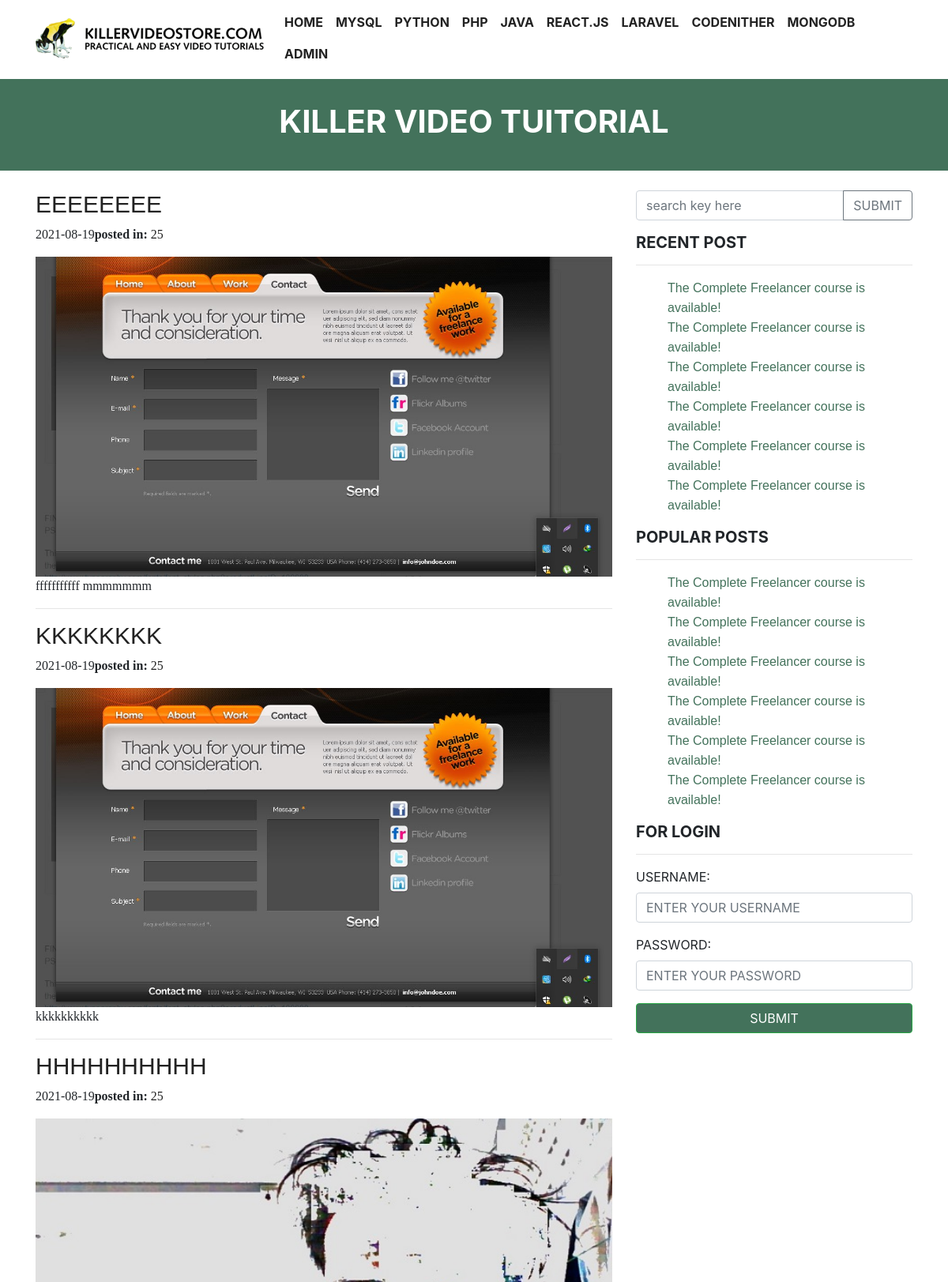
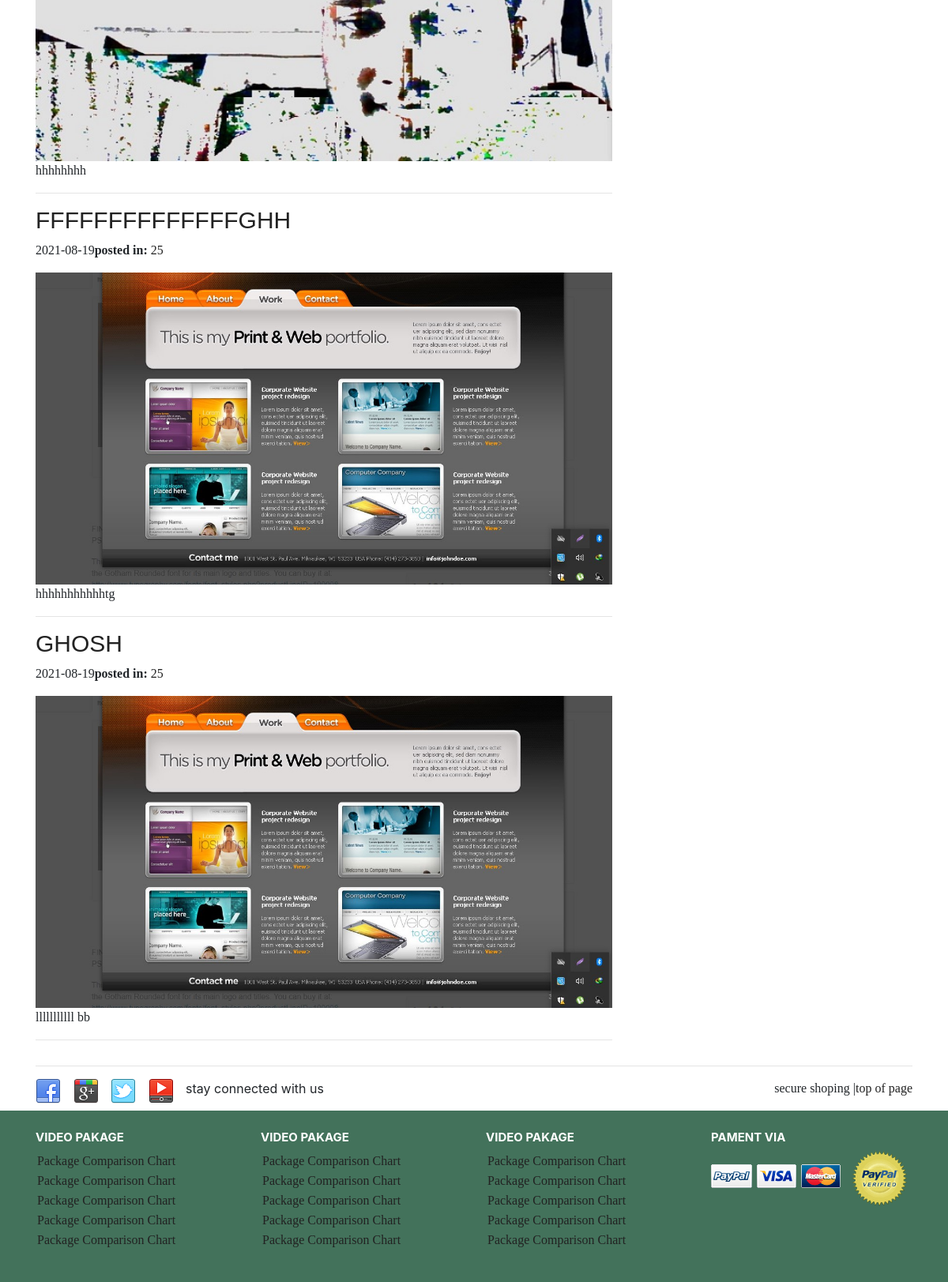
Screenshot of /cms3/nav_posts.php?n_posts=25 with the database file from the repository (2 pictures, top to bottom).
### tables this page shows
CREATE TABLE `nav_items` (
  `nav_item_id` int(3) NOT NULL,
  `nav_item_title` varchar(255) NOT NULL
);

CREATE TABLE `posts` (
  `post_id` int(3) NOT NULL,
  `post_title` varchar(255) NOT NULL,
  `post_date` date NOT NULL,
  `post_category` int(3) NOT NULL,
  `post_image` text NOT NULL,
  `post_content` text NOT NULL,
  `post_status` varchar(255) NOT NULL,
  `post_tags` varchar(255) NOT NULL
);

### cms3/nav_posts.php (the view, shortened to what this page needs)
<?php include("includes/header.php"); ?>
  <?php include("includes/navbar.php"); ?>
  <div id="intro">
    <div class="container">
      <div class="row">
        <div class="col-md-6 m-auto">
          <h1 class="text-center">killer video tuitorial</h1>
        </div>
      </div>
    </div>
    </div>
  <div id="post-section">
    <div class="container">
      <div class="row">
        <div class="col-md-8">
          <?php
          if(isset($_GET['n_posts'])){
           $n_posts_id = $_GET['n_posts'];
          $post_query = "SELECT * FROM posts WHERE post_category = $n_posts_id";
          $post_query_run = mysqli_query($con, $post_query);
          while ($post_query_row = mysqli_fetch_assoc($post_query_run)) {
                $post_id = $post_query_row['post_id'];
                $post_title = $post_query_row['post_title'];
                $post_date = $post_query_row['post_date'];
                $post_category = $post_query_row['post_category'];
                $post_image = $post_query_row['post_image'];
                $post_content = $post_query_row['post_content'];
           ?>
          <div class="post">
            <h1><a href="post.php?single_p_id=<?php echo $post_id; ?>"><?php echo $post_title; ?></a></h1>
                <p><?php echo $post_date; ?><span>posted in:</span> <a href=""><?php echo $post_category; ?></a></p>
                <div class="link-image">
                  <a href=""><img width="100%"  src="img/<?php echo $post_image; ?>" alt=""></a>
                </div>
            <div class="post-details">
              <p><?php echo $post_content; ?></p>
            </div>
            <hr>
          </div>
        <?php }} ?>
        </div>
        <?php include("includes/sidebar.php"); ?>
      </div>
    </div>
  </div>
<?php include("includes/footer.php"); ?>

### cms3/includes/navbar.php (shortened to what this page needs)
<div id="tbar">
    <div class="container">
      <div class="row">
        <div class="col-md-8">
          <?php
          $nav_item_query = "SELECT * FROM nav_items";
          $nav_item_query_run = mysqli_query($con, $nav_item_query);
           ?>
          <nav class="navbar navbar-expand-lg navbar-dark bg-dark fixed-top">
            <div class="container">
              <a class="navbar-brand" href="#"><img src="img/logo.png" alt=""></a>
              <div class="collapse navbar-collapse" id="navbarNavDropdown">
                <ul class="nav navbar-nav ml-auto">
                <li class="nav-item active">
                    <a class="nav-link" href="index.php">HOME <span class="sr-only">(current)</span></a>
                  </li>
                    <?php
                       while ($nav_item_query_row = mysqli_fetch_assoc($nav_item_query_run)) {
                       $nav_title = $nav_item_query_row['nav_item_title'];
                       $nav_id = $nav_item_query_row['nav_item_id'];
                     ?>
                  <li class="nav-item">
                    <a class="nav-link" href="nav_posts.php?n_posts=<?php echo $nav_id; ?>"><?php echo $nav_title; ?></a>
                  </li>
                 <?php } ?>
                 <li class="nav-item">
                    <a class="nav-link" href="admin/index.php">Admin</a>
                  </li>
                </ul>
              </div>
            </div>
          </nav>
        </div>
      </div>
    </div>
  </div>

### cms3/css/main.css (style rules this page uses)
html { color: #222; font-size: 1em; line-height: 1.4; }
hr { display: block; height: 1px; border: 0; border-top: 1px solid #ccc; margin: 1em 0; padding: 0; }
audio, canvas, iframe, img, svg, video { vertical-align: middle; }
body a { color: #222; }
body p { font-family: 'Lobster', cursive; }
#tbar .navbar { background: #fff !important; text-transform: uppercase!important; font-weight: bold!important; }
#tbar .nav-link { color: #222 !important; }
#intro { background: #43725B; margin-top: 100px; padding: 30px; }
#intro h1 { text-transform: uppercase; color: #fff; font-weight: bold; }
#post-section { margin-top: 25px; }
#post-section .post h1 { text-transform: uppercase; font-size: 30px; font-family: 'Fjalla One', sans-serif; }
#post-section .post p span { font-weight: bold; }

### rows the page displays
nav_items: nav_item_title "MYSQL"
nav_items: nav_item_title "PYTHON"
nav_items: nav_item_title "PHP"
nav_items: nav_item_title "JAVA"
nav_items: nav_item_title "REACT.JS"
nav_items: nav_item_title "LARAVEL"
nav_items: nav_item_title "CODENITHER"
nav_items: nav_item_title "MONGODB"
posts: post_title "EEEEEEEE", post_date "2021-08-19", post_category "25", post_image (picture), post_content "fffffffffff mmmmmmm"
posts: post_title "KKKKKKKK", post_date "2021-08-19", post_category "25", post_image (picture), post_content "kkkkkkkkkk"
posts: post_title "HHHHHHHHHH", post_date "2021-08-19", post_category "25", post_image (picture), post_content "hhhhhhhh"
posts: post_title "FFFFFFFFFFFFFFGHH", post_date "2021-08-19", post_category "25", post_image (picture), post_content "hhhhhhhhhhhtg"
posts: post_title "GHOSH", post_date "2021-08-19", post_category "25", post_image (picture), post_content "lllllllllll bb"
